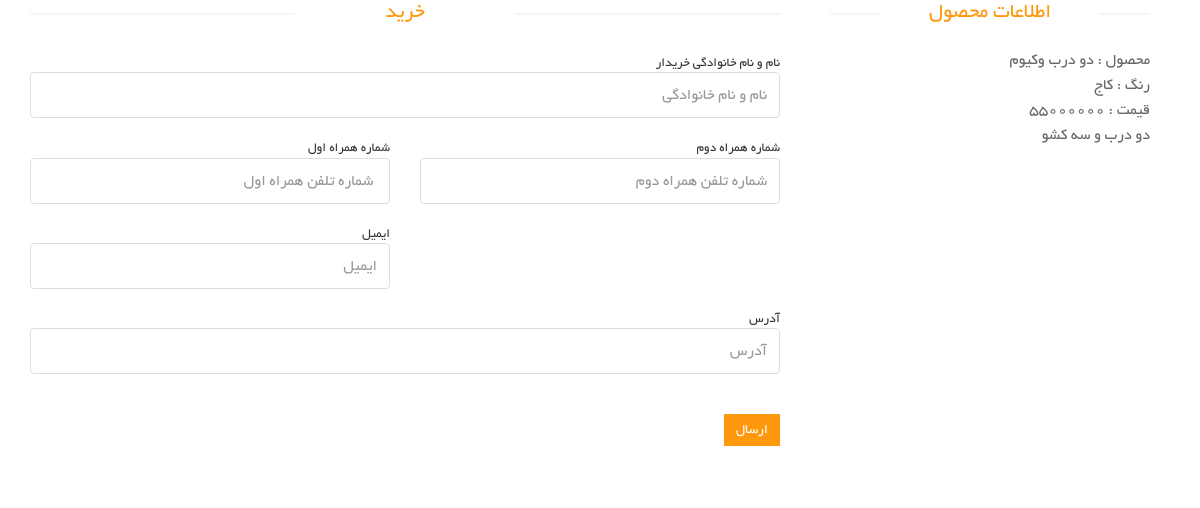
The page /buy/22 on the database its author committed.
### products/models.py (models this page shows, shortened)
class Products(models.Model):
    price = models.CharField(max_length=300, verbose_name='قیمت')
    model = models.CharField(max_length=300, verbose_name='مدل')
    color = models.CharField(max_length=300, verbose_name='رنگ')
    kind = models.ManyToManyField(Kind, related_name='Kind', verbose_name='دسته')
    details = models.TextField(verbose_name='توضیحات', blank=True, null=True)
    image1 = models.ImageField(upload_to='Images/', verbose_name='عکس1', blank=True)
    image2 = models.ImageField(upload_to='Images/', verbose_name='عکس2', blank=True)
    image3 = models.ImageField(upload_to='Images/', verbose_name='عکس3', blank=True)
    image4 = models.ImageField(upload_to='Images/', verbose_name='عکس4', blank=True)
    class Meta:
        verbose_name = 'محصول'
        verbose_name_plural = 'محصولات'

### products/views.py (the view, shortened to what this page needs)
# urls.py: path('buy/<int:int>', views.OrdersView.as_view(), name='Order_page'),
class OrdersView(View):
    def get(self, request, int):
        OrderForm = OrdersModelForm()
        id_found = Products.objects.all().get(id=int)
        return render(request, 'products/product_buying.html', {
            'OrdersForm': OrderForm,
            'product': id_found
        })

### products/forms.py
class OrdersModelForm(forms.ModelForm):
    product_model = forms.CharField(required=False)
    product_color = forms.CharField(required=False)
    class Meta:
        model = Orders
        fields = ['product_model', 'product_color', 'Buyer', 'Phone_one', 'Phone_two', 'email', 'Address']
        widgets = {
            'product_model': forms.TextInput(attrs={'class': 'form-control', 'placeholder': 'نام محصول'}),
            'product_color': forms.TextInput(attrs={'class': 'form-control', 'placeholder': 'رنگ محصول'}),
            'Buyer': forms.TextInput(attrs={'class': 'form-control', 'placeholder': 'نام و نام خانوادگی'}),
            'email' : forms.TextInput(attrs={'class': 'form-control', 'placeholder': 'ایمیل'}),
            'Phone_one':forms.NumberInput(attrs={'class': 'form-control', 'placeholder': ' شماره تلفن همراه اول' }),
            'Phone_two':forms.NumberInput(attrs={'class': 'form-control', 'placeholder': 'شماره تلفن همراه دوم' }),
            'Address': forms.TextInput(attrs={'class': 'form-control', 'placeholder': 'آدرس'}),
        }

### products/templates/products/product_buying.html (shortened to what this page needs)
{% extends 'shared/_layout.html' %}
{% block content %}
	 <div id="contact-page" class="container">
    	<div class="bg">
    		<div class="row">
	    		<div class="col-sm-8">
	    			<div class="contact-form">
	    				<h2 class="title text-center">خرید</h2>
				    	<form id="main-contact-form" class="contact-form row" action="{% url 'Order_page' int=product.id %}" method="post">
                            <div class="col-md-12 form-group {% if OrdersForm.Buyer.errors %} text-danger {% endif %}">
                                {{ OrdersForm.Buyer.label }}
                                {{ OrdersForm.Buyer }}
                            </div>
							<div class="col-md-6 form-group ">
                                {{ OrdersForm.Phone_one.label }}
                                {{ OrdersForm.Phone_one }}
                            </div>
                            <div class="col-md-6 form-group ">
                                {{ OrdersForm.Phone_two.label }}
                                {{ OrdersForm.Phone_two }}
                            </div>
                            <div class="col-md-6 form-group {% if OrdersForm.email.errors %} text-danger {% endif %}">
                                {{ OrdersForm.email.label }}
                                {{ OrdersForm.email }}
                            </div>
                            <div class="col-md-12 form-group {% if OrdersForm.Adress.errors %} text-danger {% endif %}">
                                {{ OrdersForm.Address.label }}
                                {{ OrdersForm.Address }}
                            </div>
				            <div class="form-group col-md-12">
                                <button type="submit" class="btn btn-primary pull-right">ارسال</button>
				            </div>
				        </form>
	    			</div>
	    		</div>
	    		<div class="col-sm-4">
	    			<div class="contact-info">
	    				<h2 class="title text-center">اطلاعات محصول</h2>
	    				<address>
	    					<p>محصول : {{product.model}}</p>
							<p>رنگ : {{product.color}}</p>
							<p>قیمت : {{product.price}}</p>
							<p>{{product.details}}</p>
	    				</address>
	    			</div>
    			</div>
	    	</div>
    	</div>
    </div>
{% endblock %}

### static/css/main.css (style rules this page uses)
body { font-family: 'BYekan'; font-size: 10pt; position: relative; font-weight: normal; direction: rtl; }
h1, h2, h3, h4, h5, h6 { font-family: 'BYekan', sans-serif; }
.left-sidebar h2:after, h2.title:after { content: " "; position: absolute; border: 1px solid #f5f5f5; bottom: 8px; right: 0; width: 100%; height: 0; z-index: -2; }
h2.title:before { content: " "; position: absolute; background: #fff; bottom: -6px; width: 220px; height: 30px; z-index: -1; right: 50%; margin-right: -110px; }
h2.title { color: #FE980F; font-family: 'BYekan', sans-serif; font-size: 16pt; font-weight: 400; margin: 0 15px; text-transform: uppercase; margin-bottom: 30px; position: relative; }
.bg h2.title { margin-right: 0; margin-left: 0; margin-top: 0; }
.btn.btn-primary { background: #FE980F; border: 0 none; border-radius: 0; margin-top: 16px; }
.contact-form .form-group { margin-bottom: 20px; }
#contact-page .form-control { background-color: #fff; border: 1px solid #ddd; color: #696763; height: 46px; padding: 6px 12px; width: 100%; font-size: 16px; border-radius: 4px; box-shadow: inherit; }
#main-contact-form .btn-primary { margin-bottom: 15px; margin-top: 20px; }
#contact-page .contact-info { padding: 0 20px; }
#contact-page .contact-info address { margin-bottom: 40px; margin-top: -5px; }
#contact-page .contact-info p { margin-bottom: 0; color: #696763; font-size: 16px; line-height: 25px; }

### rows shown on the page
Products: model "دو درب وکیوم", color "کاج", price "55000000", details "دو درب و سه کشو"

### other values the page prints
{{ OrdersForm.Buyer.label }} "نام و نام خانوادگی خریدار"
{{ OrdersForm.Phone_one.label }} "شماره همراه اول"
{{ OrdersForm.Phone_two.label }} "شماره همراه دوم"
{{ OrdersForm.email.label }} "ایمیل"
{{ OrdersForm.Address.label }} "آدرس"
